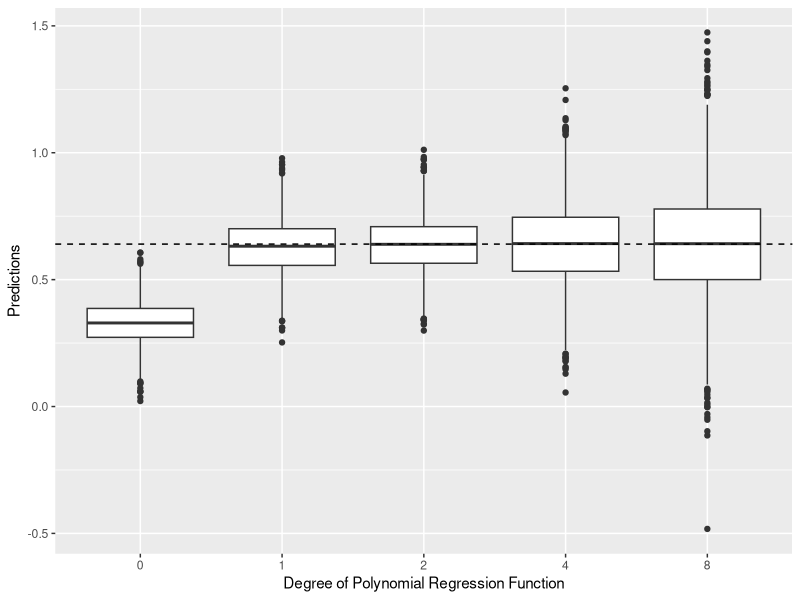
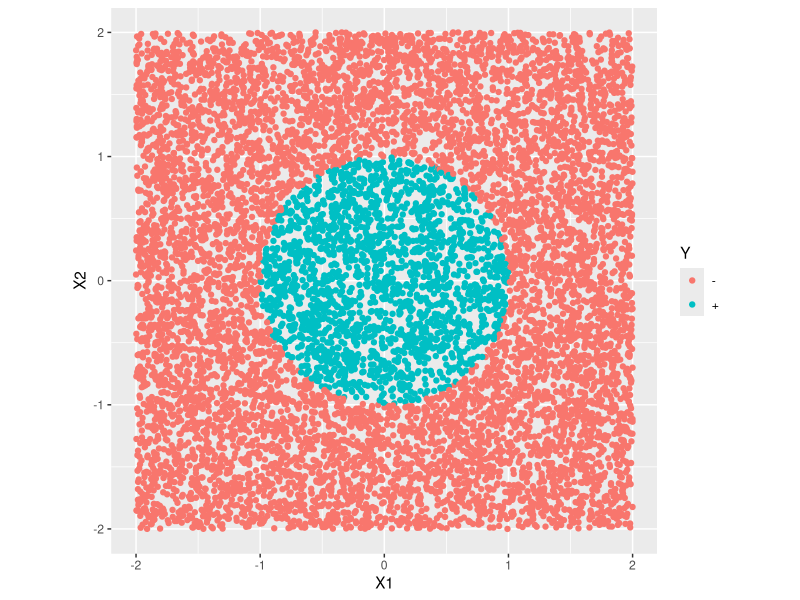
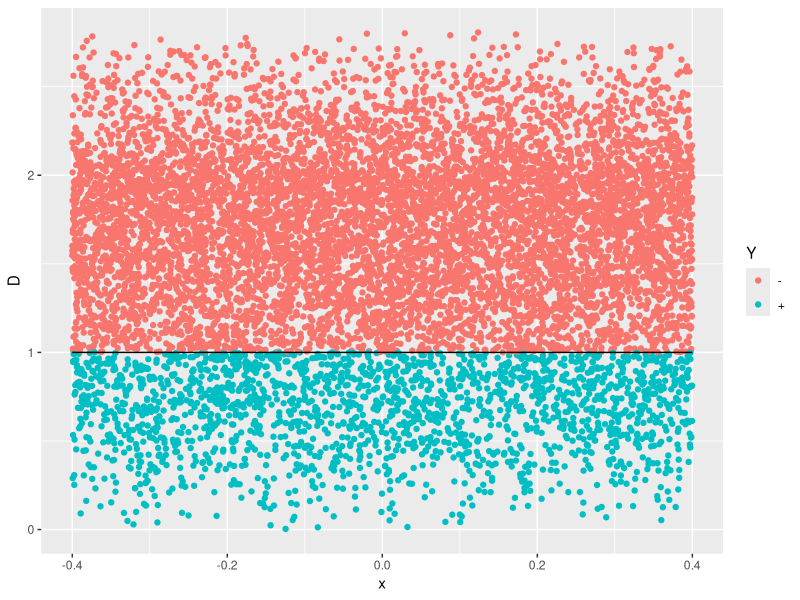

These figures' R source, in order:
## ---- chunk 1
# CHUNK 1
n <- 50  # sample size of each training set
n_sim <- 3000  # number of rounds of simulation (an important parameter!)
x0 <- 0.8  # predictor value of interest
df.test <- data.frame(x = x0)  # test set of one observation
pred <- matrix(NA, nrow = n_sim, ncol = 5)

set.seed(99)
for (k in 1:n_sim) {
  # simulate the training set of n observations for each round
  x <- runif(n)
  e <- rnorm(n, sd = 0.5)
  y <- x^2 + e  # true model is quadratic
  df.train <- data.frame(x, y)
  
  # fit the five linear models to the training set
  model.0 <- lm(y ~ 1, data = df.train)  # intercept-only model
  model.1 <- lm(y ~ x, data = df.train)  # simple linear regression
  model.2 <- lm(y ~ poly(x, 2), data = df.train)  # quadratic regression
  model.4 <- lm(y ~ poly(x, 4), data = df.train)  # degree 4
  model.8 <- lm(y ~ poly(x, 8), data = df.train)  # degree 8
  
  # calculate the predicted value for each linear model
  pred[k, 1] <- predict(model.0, newdata = df.test)
  pred[k, 2] <- predict(model.1, newdata = df.test)
  pred[k, 3] <- predict(model.2, newdata = df.test)
  pred[k, 4] <- predict(model.4, newdata = df.test)
  pred[k, 5] <- predict(model.8, newdata = df.test)
}

y0 <- x0^2 + rnorm(n_sim, sd = 0.5)  # random target of prediction
## ---- chunk 2
# CHUNK 2
# Combine the predicted values of the five models
# as a single vector for plotting purposes
pred.all <- c(pred[, 1], pred[, 2], pred[, 3], pred[, 4], pred[, 5])
degree <- as.factor(rep(c(0, 1, 2, 4, 8), each = n_sim))
dat <- data.frame(degree, pred.all)

library(ggplot2)
ggplot(dat, aes(x = degree, y = pred.all)) +
  geom_boxplot() +
  geom_hline(yintercept = x0^2, linetype = "dashed") +
  labs(x = "Degree of Polynomial Regression Function", y = "Predictions")
## ---- chunk 3
# CHUNK 3
bias <- Var <- test.error <- rep(NA, 5)

# Simulation estimate of the squared bias
print("Squared Bias")
for (j in 1:5) {
  bias[j] <- (mean(pred[, j]) - x0^2)^2
  print(bias[j])
}

# Simulation estimate of the variance
print("Variance")
for (j in 1:5) {
  Var[j] <- mean((pred[, j] - mean(pred[, j]))^2)
  print(Var[j])
}

# Simulation estimate of the test error
print("Test MSE")
for (j in 1:5) {
  test.error[j] <- mean((y0 - pred[, j])^2)
  print(test.error[j])
}
## ---- chunk 4
# CHUNK 4
set.seed(10)
X1 <- runif(10000, -2, 2)
X2 <- runif(10000, -2, 2)
Y <- ifelse(sqrt(X1^2 + X2^2) < 1, "+", "-")  # target variable
Df <- data.frame(X1, X2, Y)

library(ggplot2)
ggplot(data = Df, aes(x = X1, y = X2, color = Y)) +
  geom_point() +
  coord_fixed()
## ---- chunk 5
# CHUNK 5
Df$D <- sqrt(Df$X1^2 + Df$X2^2)  # create the distance variable

ggplot(data = Df, aes(x = 0, y = D, color = Y)) +
  geom_point(position = "jitter") +
  annotate("segment", x = -0.4, xend = 0.4, y = 1, yend = 1)
